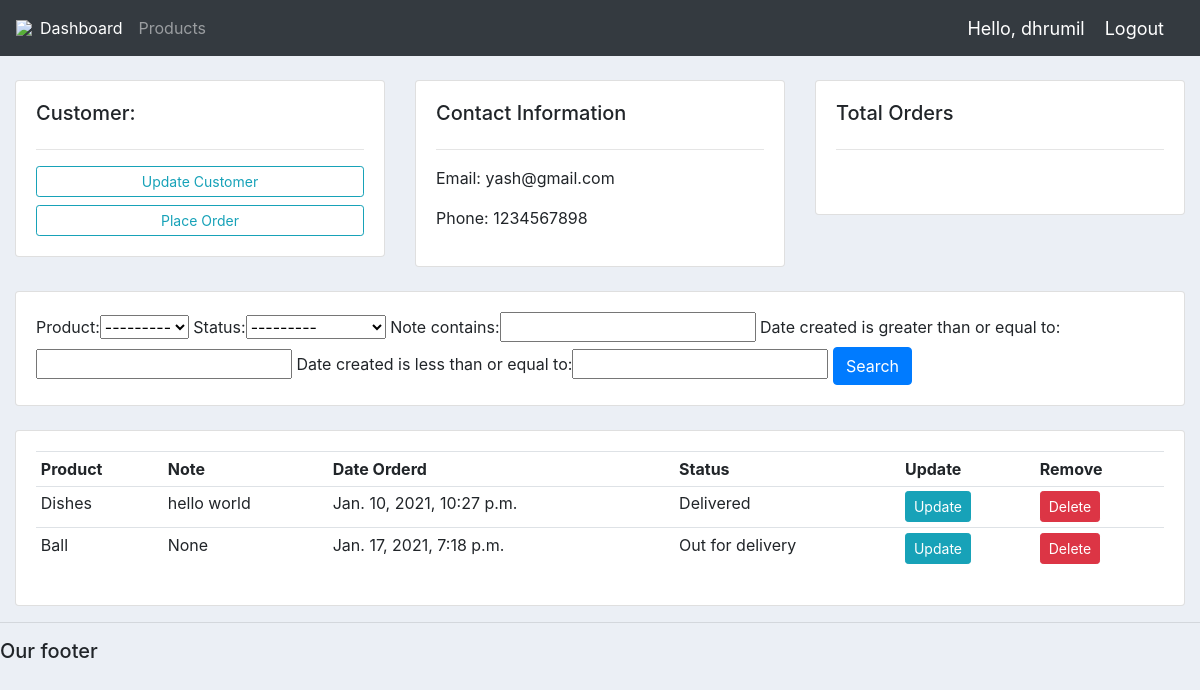
The page /customer/2/ (signed in) on the database its author committed.
### accounts/models.py (models this page shows, shortened)
class Customer(models.Model):
	name = models.CharField(max_length=200, null=True)
	phone = models.CharField(max_length=200, null=True)
	email = models.CharField(max_length=200, null=True)
	date_created = models.DateTimeField(auto_now_add=True, null=True)

class Order(models.Model):
	STATUS = (
			('Pending', 'Pending'),
			('Out for delivery', 'Out for delivery'),
			('Delivered', 'Delivered'),
			)
	customer = models.ForeignKey(Customer, null=True, on_delete= models.SET_NULL)
	product = models.ForeignKey(Product, null=True, on_delete= models.SET_NULL)
	date_created = models.DateTimeField(auto_now_add=True, null=True)
	status = models.CharField(max_length=200, null=True, choices=STATUS)
	note = models.CharField(max_length=1000, null=True)

class Product(models.Model):
	CATEGORY = (
			('Indoor', 'Indoor'),
			('Out Door', 'Out Door'),
			)
	name = models.CharField(max_length=200, null=True)
	price = models.FloatField(null=True)
	category = models.CharField(max_length=200, null=True, choices=CATEGORY)
	description = models.CharField(max_length=200, null=True, blank=True)
	date_created = models.DateTimeField(auto_now_add=True, null=True)
	tags = models.ManyToManyField(Tag)
	def __str__(self):
		return self.name

### accounts/views.py (the view)
# urls.py: path('customer/<str:pk_test>/', views.customer, name="customer"),
@login_required(login_url='login')
def customer(request, pk_test):
	customer = Customer.objects.get(id=pk_test)
	orders = customer.order_set.all()
	order_count = orders.count()
	myFilter = OrderFilter(request.GET, queryset=orders)
	orders = myFilter.qs
	context = {'customer':customer, 'orders':orders, 'order_count':order_count,
	'myFilter':myFilter}
	return render(request, 'accounts/customer.html',context)

### accounts/templates/accounts/customer.html
{%  extends 'accounts/main.html' %}
{% block content %}
	<br>
<div class="row">
	<div class="col-md">
		<div class="card card-body">
			<h5>Customer:</h5>
			<hr>
			<a class="btn btn-outline-info  btn-sm btn-block" href="">Update Customer</a>
			<a class="btn btn-outline-info  btn-sm btn-block" href="{% url 'create_order' customer.id %}">Place Order</a>
		</div>
	</div>
	<div class="col-md">
		<div class="card card-body">
			<h5>Contact Information</h5>
			<hr>
			<p>Email: {{customer.email}}</p>
			<p>Phone: {{customer.phone}}</p>
		</div>
	</div>
	<div class="col-md">
		<div class="card card-body">
			<h5>Total Orders</h5>
			<hr>
			<h1 style="text-align: center;padding: 10px"></h1>
		</div>
	</div>
</div>
<br>
<div class="row">
	<div class="col">
		<div class="card card-body">
			<form method="get">
				{{myFilter.form}}
		    <button class="btn btn-primary" type="submit">Search</button>
		  </form>
		</div>
	</div>
</div>
<br>
<div class="row">
	<div class="col-md">
		<div class="card card-body">
			<table class="table table-sm">
				<tr>
					<th>Product</th>
					<th>Note</th>
					<th>Date Orderd</th>
					<th>Status</th>
					<th>Update</th>
					<th>Remove</th>
				</tr>
				{% for order in orders %}
				<tr>
					<td>{{order.product}}</td>
					<td>{{order.note}}</td>
					<td>{{order.date_created}}</td>
					<td>{{order.status}}</td>
					<td><a class="btn btn-sm btn-info" href="{% url 'update_order' order.id %}">Update</a></td>
						<td><a class="btn btn-sm btn-danger" href="{% url 'delete_order' order.id %}">Delete</a></td>
				</tr>
				{% endfor %}
			</table>
		</div>
	</div>
</div>
{% endblock %}

### accounts/templates/accounts/navbar.html (shortened to what this page needs)
{% load static %}
<nav class="navbar navbar-expand-lg navbar-dark bg-dark">
 <img src="{% static 'images/logo.png' %}">
  <div class="collapse navbar-collapse" id="navbarNav">
    <ul class="navbar-nav">
      <li class="nav-item active">
        <a class="nav-link" href="{% url 'home' %}">Dashboard</a>
      </li>
      <li class="nav-item">
        <a class="nav-link" href="{% url 'products' %}">Products</a>
      </li>
    </ul>
  </div>
  <span class="hello-msg">Hello, {{request.user}}</span>
  <span ><a  class="hello-msg" href="{% url 'logout' %}">Logout</a></span>
</nav>

### static/css/main.css (style rules this page uses)
body { background-color: #ebeff5; }

### accounts/templates/accounts/navbar.html (style rules this page uses)
.hello-msg { font-size: 18px; color: #fff; margin-right: 20px; }

### rows shown on the page
Customer: email "yash@gmail.com", phone "1234567898"
Order: product "Dishes", note "hello world", date_created "Jan. 10, 2021, 10:27 p.m.", status "Delivered"
Order: product "Ball", note "None", date_created "Jan. 17, 2021, 7:18 p.m.", status "Out for delivery"

### other values the page prints
{{ request.user }} "dhrumil"
